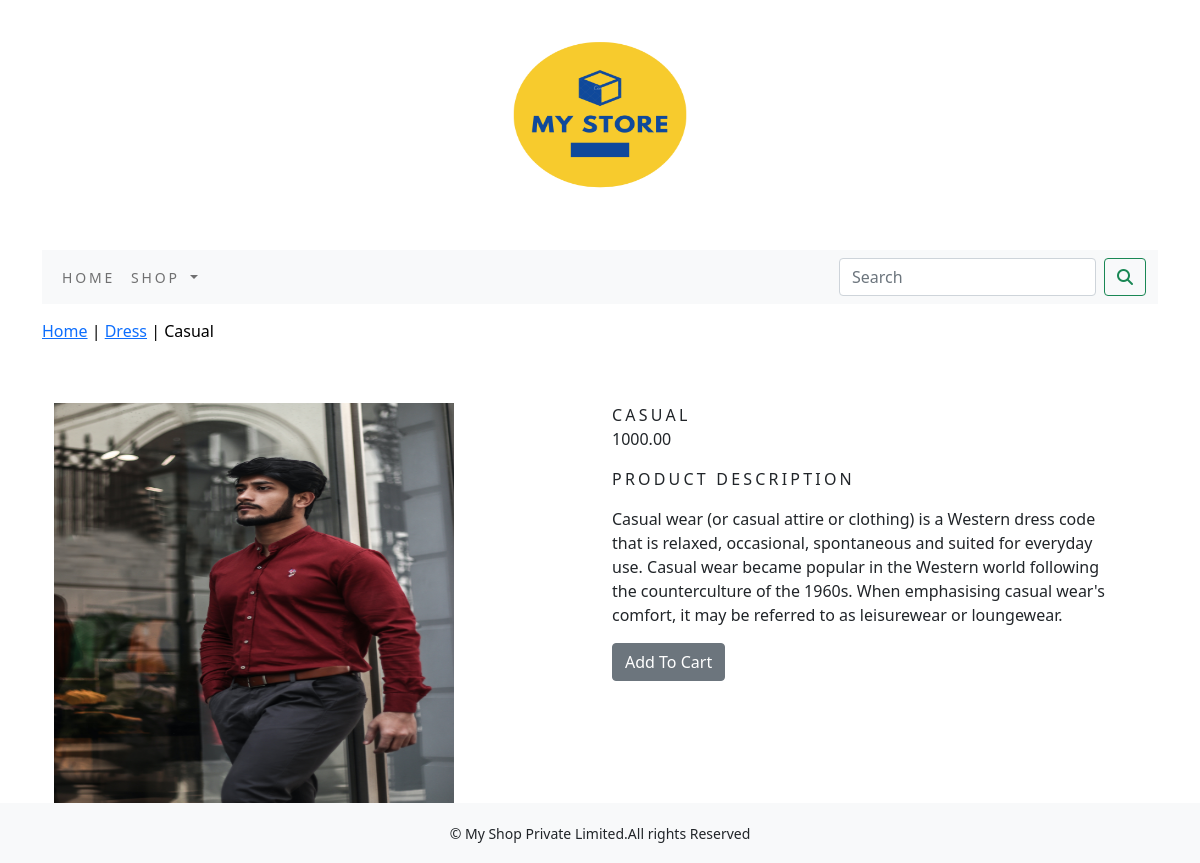
Screenshot of /shop/dress/product1/ with the database file from the repository.
### shop/models.py (models this page shows, shortened)
class Product(models.Model):
    name=models.CharField(max_length=250,unique=True)
    slug=models.SlugField(max_length=250,unique=True)
    description=models.TextField(blank=True)
    price=models.DecimalField(max_digits=10,decimal_places=2)
    category=models.ForeignKey(Category,on_delete=models.CASCADE)
    image=models.ImageField(upload_to='product',blank=True)
    stock=models.IntegerField()
    available=models.BooleanField(default=True)
    created=models.DateTimeField(auto_now_add=True)
    updated=models.DateTimeField(auto_now=True)
    class Meta:
        ordering=('name',)
        verbose_name='product'
        verbose_name_plural='products'

class Category(models.Model):
    name=models.CharField(max_length=250,unique=True)
    slug=models.SlugField(max_length=250,unique=True)
    description=models.TextField(blank=True)
    image=models.ImageField(upload_to='category',blank=True)
    class Meta:
        ordering=('name',)
        verbose_name='category'
        verbose_name_plural='categories'
    def get_url(self):
        return reverse('shop:products_by_category',args=[self.slug])
    def __str__(self):
        return '{}'.format(self.name)

### shop/views.py (the view)
# urls.py: path('<slug:c_slug>/<slug:product_slug>/', views.productDetails, name='prodCatdetail'),
def productDetails(request,c_slug,product_slug):
    try:
        product=Product.objects.get(category__slug=c_slug,slug=product_slug)
    except Exception as e:
        raise e
    return render(request,"product.html",{'product':product})

### cart/context_processors.py (called while the page is built)
def counter(request):
    item_count=0
    if 'admin' in request.path:
        return {}
    else:
        try:
            cart=Cart.objects.filter(cart_id=_cart_id(request))
            cart_items=CartItem.objects.all().filter(cart=cart[:1])
            for cart_item in cart_items:
                item_count += cart_item.quantity
        except Cart.DoesNotExist:
            item_count = 0
    return dict(item_count=item_count)

### cart/views.py (called while the page is built)
def _cart_id(request):
    cart=request.session.session_key
    if not cart:
        cart=request.session.create()
    return cart

### shop/context_processors.py (called while the page is built)
def menu_links(request):
    links=Category.objects.all()
    return dict(links=links)

### template/product.html (shortened to what this page needs)
{% extends 'base.html' %}
{% load static %}
{% block content %}
<div class="row my_prod_row_class">
    <div class="mx_auto">
        <p><a href="{% url 'shop:allProdCat' %}">Home</a> | <a href="{{product.category.get_url}}">{{product.category}}</a> | {{product.name}}</p>
    </div>
</div>
<div class="container">
<br>
<div class="row">
    <div class="col-12 col-sm-12 col-md-12 col-lg-6 text-center">
        <div style="width: 18rem;">
            <img src="{{product.image.url}}" alt="{{product.name}}"  width="400" height="400">
        </div>
    </div>
        <div class="col-12 col-sm-12 col-md-12 col-lg-6">
            <div>
            <hi class="my_prod_title">{{product.name}}</hi>
            <p>{{product.price}}</p>
            <p class="my_title">Product Description</p>
            <p class="text-justify my_prod_text">{{product.description}}</p>
            {% if product.stock <= 0 %}
            <p class="text-justify my_prod_text"><b>Out of Stock</b></p>
            {% else %}
            <a class="btn btn-secondary" href="{% url 'cart:add_cart' product.id %}">Add To Cart</a>
            {% endif %}
        </div>
        </div>
    </div>
</div>
{% endblock %}

### static/css/custom.css (style rules this page uses)
body { font-family: 'Poltawski Nowy', serif; }
.my_title { letter-spacing:.2em; font-size:16px; text-transform:uppercase; }
.my_prod_row_class { padding-top:15px; padding-bottom:20px; }
.my_prod_row_class .mx_auto { color:#000; font-sze:12px; text-decoration:none; }
.my_prod_title { font-size:16px; text-transform:uppercase; letter-spacing:.2em; padding-top:15px; padding-bottom:10px; }
.my_prod_text { padding-right:20px; }

### rows the page displays
Product: category "Dress", name "Casual", image (picture), name "CASUAL", price "1000.00", description "Casual wear (or casual attire or clothing) is a Western dress code that is relaxed, occasional, spontaneous and suited for everyday use. Casual wear became popular in the Western world following the counterculture of the 1960s. When emphasising casual wear's comfort, it may be referred to as leisurewear or loungewear."
